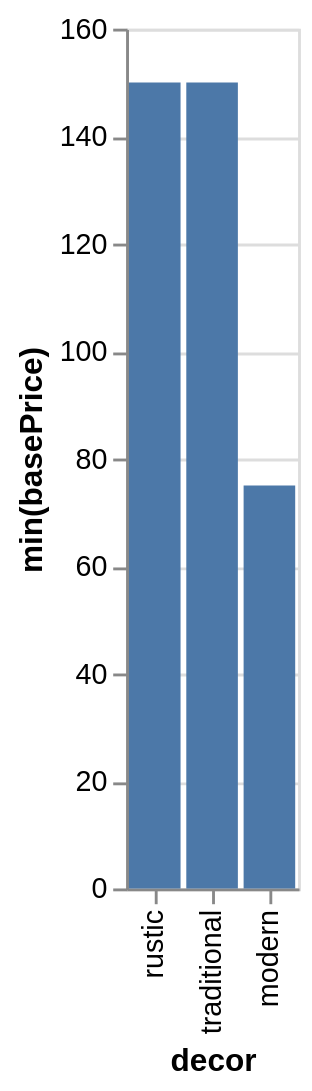

Specify this chart in Vega-Lite:
### Vega-Lite specification from a JSON file in a GitHub repository (floating-point values rounded to 4 significant figures)
{"data": {"values": [{"x_data": "modern", "y_data": 75}, {"x_data": "rustic", "y_data": 150}, {"x_data": "traditional", "y_data": 150}]}, "mark": "bar", "encoding": {"x": {"field": "x_data", "type": "nominal", "title": "decor", "sort": {"op": "sum", "field": "y_data", "order": "descending"}}, "y": {"field": "y_data", "type": "quantitative", "title": "min(basePrice)"}}}
